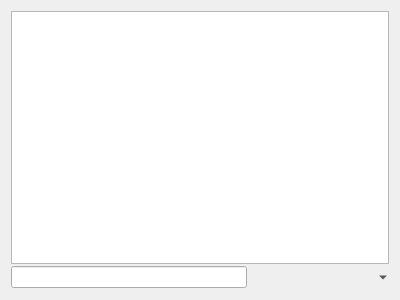
<?xml version="1.0" encoding="UTF-8"?>
<ui version="4.0">
 <author>
    SPDX-FileCopyrightText: none
    SPDX-License-Identifier: GPL-3.0-or-later
  </author>
 <class>WdgCompositionDocker</class>
 <widget class="QWidget" name="WdgCompositionDocker">
  <property name="geometry">
   <rect>
    <x>0</x>
    <y>0</y>
    <width>400</width>
    <height>300</height>
   </rect>
  </property>
  <layout class="QGridLayout" name="gridLayout">
   <property name="spacing">
    <number>2</number>
   </property>
   <item row="0" column="0" colspan="6">
    <widget class="QListView" name="compositionView">
     <property name="toolTip">
      <string>Checked compositions will be exported, unchecked won't.</string>
     </property>
    </widget>
   </item>
   <item row="1" column="0">
    <widget class="QLineEdit" name="saveNameEdit"/>
   </item>
   <item row="1" column="5">
    <widget class="QToolButton" name="exportCompositions">
     <property name="toolTip">
      <string>Export checked compositions.</string>
     </property>
     <property name="text">
      <string/>
     </property>
     <property name="popupMode">
      <enum>QToolButton::MenuButtonPopup</enum>
     </property>
     <property name="autoRaise">
      <bool>true</bool>
     </property>
    </widget>
   </item>
   <item row="1" column="1">
    <widget class="QToolButton" name="saveButton">
     <property name="text">
      <string/>
     </property>
     <property name="autoRaise">
      <bool>true</bool>
     </property>
    </widget>
   </item>
   <item row="1" column="2">
    <widget class="QToolButton" name="moveUpButton">
     <property name="text">
      <string/>
     </property>
     <property name="autoRaise">
      <bool>true</bool>
     </property>
    </widget>
   </item>
   <item row="1" column="3">
    <widget class="QToolButton" name="moveDownButton">
     <property name="text">
      <string/>
     </property>
     <property name="autoRaise">
      <bool>true</bool>
     </property>
    </widget>
   </item>
   <item row="1" column="4">
    <widget class="QToolButton" name="deleteButton">
     <property name="text">
      <string/>
     </property>
     <property name="autoRaise">
      <bool>true</bool>
     </property>
    </widget>
   </item>
  </layout>
 </widget>
 <resources/>
 <connections/>
</ui>
